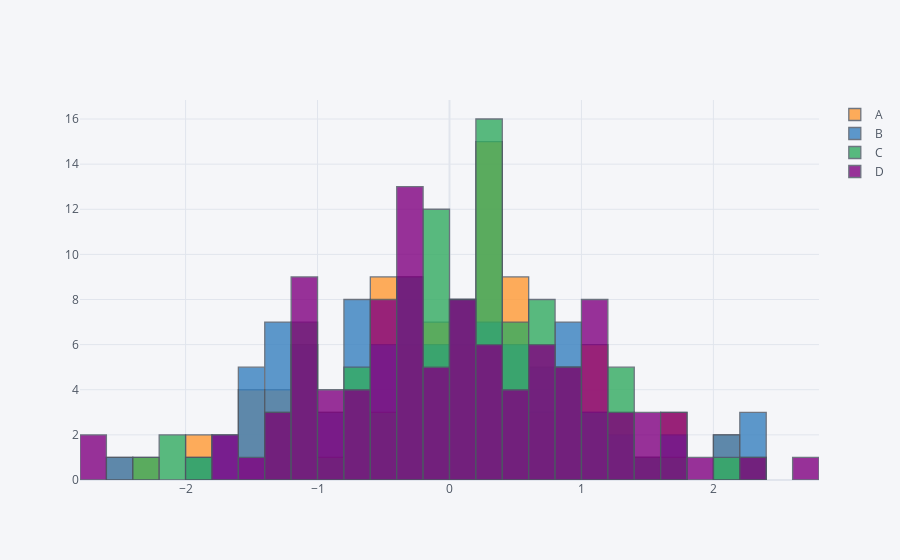

Notebook source saved alongside this figure:
### Code cell
df.iplot(kind='histogram',bins=30)
